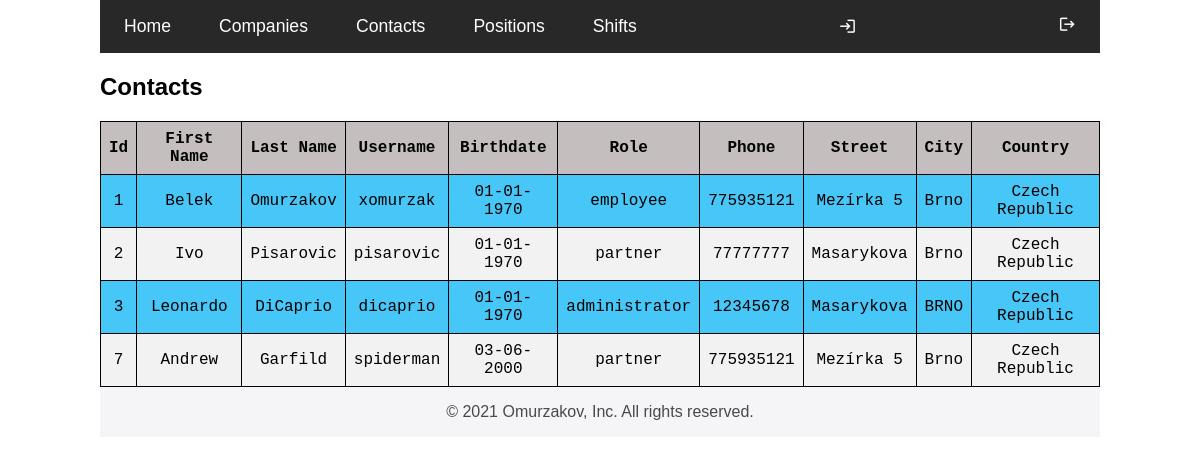
The page /contacts/ (signed in) on the database its author committed.
### tables this page shows
CREATE TABLE user
(
    id        INTEGER PRIMARY KEY AUTOINCREMENT,
    firstName TEXT        NOT NULL,
    lastName  TEXT        NOT NULL,
    birthdate TIMESTAMP   NOT NULL,
    userRole  TEXT        NOT NULL,
    mobile    INTEGER     NOT NULL,
    street    TEXT        NOT NULL,
    city      TEXT        NOT NULL,
    country   TEXT        NOT NULL,
    username  TEXT UNIQUE NOT NULL,
    password  TEXT        NOT NULL,
    active    INTEGER     NOT NULL
);

### views/contact.py (the view)
@bp.get('/')
@login_required
def contact_list():
    db = get_db()
    contacts = []
    try:
        contacts = db.execute(
            "SELECT id, firstname, lastname, username, userrole, mobile, street, city, country, "
            "strftime('%d-%m-%Y', datetime(birthdate/1000, 'unixepoch')) birthdate_s "
            "FROM user"
        ).fetchall()
    except db.Error as e:
        flash('There is some problem with database.', 'error')
        print('DB Error: ' + str(e))
    return render_template('contact/contact.html', contacts=contacts)

### database/database.py (called while the page is built)
def get_db():
    if 'db' not in g:
        g.db = sqlite3.connect(
            current_app.config['DATABASE'],
            detect_types=sqlite3.PARSE_DECLTYPES
        )
        g.db.row_factory = sqlite3.Row
        g.db.set_trace_callback(print)
    return g.db

### views/auth.py (called while the page is built)
@login_manager.user_loader
def load_user(user_id):
    db = get_db()
    try:
        user_data = db.execute(
            "SELECT id, username, active, userRole FROM user WHERE id = ?",
            (user_id,)
        ).fetchone()
        if user_data is None:
            return None
        else:
            return User(user_data['id'], user_data['username'], user_data['active'] == 1, user_data['userRole'])
    except db.Error as e:
        flash('There is some problem with database.', 'error')
        print('DB Error: ' + str(e))
        return None

### templates/contact/contact.html (shortened to what this page needs)
{% extends "base.html" %}
{% block content %}
    <h2>Contacts</h2>
    <table id="companies">
        <thead>
        <tr>
            <td>Id</td>
            <td>First Name</td>
            <td>Last Name</td>
            <td>Username</td>
            <td>Birthdate</td>
            <td>Role</td>
            <td>Phone</td>
            <td>Street</td>
            <td>City</td>
            <td>Country</td>
        </tr>
        </thead>
        <tbody>
        {% if contacts | length == 0 %}
            <div>Žádné příspěvky.</div>
        {% else %}
            {% for contact in contacts %}
                <tr>
                    <td>{{ contact.id }}</td>
                    <td>{{ contact.firstName }}</td>
                    <td>{{ contact.lastName }}</td>
                    <td>{{ contact.username }}</td>
                    <td>{{ contact.birthdate_s }}</td>
                    <td>{{ contact.userrole }}</td>
                    <td>{{ contact.mobile }}</td>
                    <td>{{ contact.street }}</td>
                    <td>{{ contact.city }}</td>
                    <td>{{ contact.country }}</td>
                </tr>
            {% endfor %}
        {% endif %}
        </tbody>
    </table>
{% endblock %}

### static/styles.css (style rules this page uses)
body { font-family: Arial, Helvetica, sans-serif; width: 100%; margin: auto; max-width: 1000px; }
* { box-sizing: border-box }
#companies thead, tfoot { background-color: #c5bebe; font-weight: bold; font-family: "Lucida Console", "Courier New", monospace; }
#companies th, #companies td { border: 1px solid black; padding: 8px; font-family: "Lucida Console", "Courier New", monospace; }
#companies tr:nth-child(even) { background-color: #f2f2f2; }
#companies { border-collapse: collapse; width: 100%; padding-top: 12px; padding-bottom: 12px; text-align: center; background-color: #46c7f8; color: #000000; }

### rows shown on the page
user: id "1", firstName "Belek", lastName "Omurzakov", username "xomurzak", birthdate_s "01-01-1970", userrole "employee", mobile "775935121", street "Mezírka 5", city "Brno", country "Czech Republic"
user: id "2", firstName "Ivo", lastName "Pisarovic", username "pisarovic", birthdate_s "01-01-1970", userrole "partner", mobile "77777777", street "Masarykova", city "Brno", country "Czech Republic"
user: id "3", firstName "Leonardo", lastName "DiCaprio", username "dicaprio", birthdate_s "01-01-1970", userrole "administrator", mobile "12345678", street "Masarykova", city "BRNO", country "Czech Republic"
user: id "7", firstName "Andrew", lastName "Garfild", username "spiderman", birthdate_s "03-06-2000", userrole "partner", mobile "775935121", street "Mezírka 5", city "Brno", country "Czech Republic"
